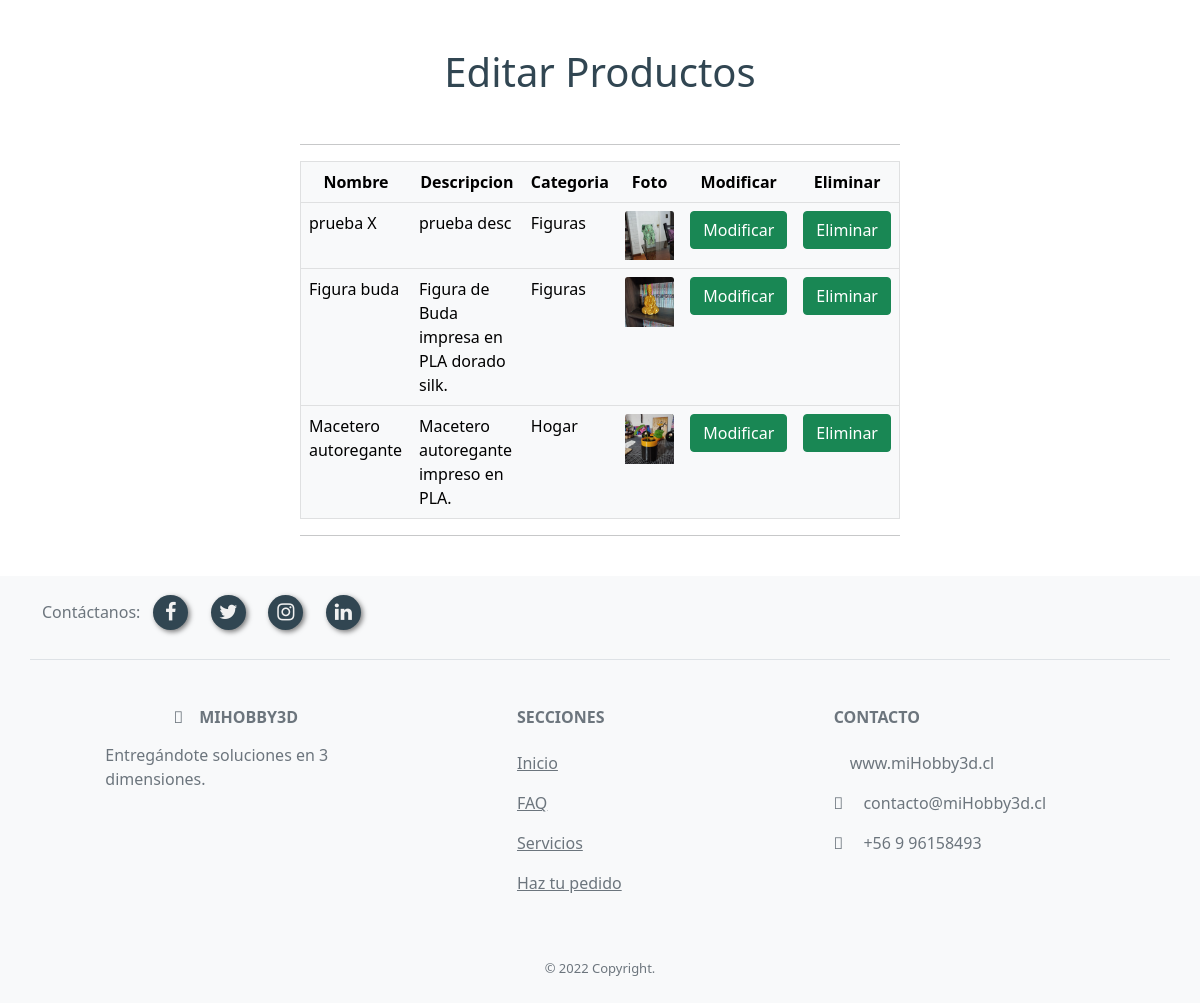
The page /lista_mod (signed in) on the database its author committed.
### homepage/models.py (models this page shows, shortened)
class Producto(models.Model):
    idProducto=models.IntegerField(primary_key=True, verbose_name='id de Producto')
    nombreProducto=models.CharField(max_length=50, verbose_name='nombre Producto')
    descripcionProducto=models.CharField(max_length=200, verbose_name='descripcion Producto')
    categoria=models.ForeignKey(CategoriaProducto, default=1, on_delete=models.CASCADE)
    imagenProducto=models.ImageField(upload_to='uploads', blank=True, verbose_name='Imagen Producto')

class CategoriaProducto(models.Model):
    idCategoria=models.IntegerField(primary_key=True, verbose_name='id de categoria')
    nombreCategoria=models.CharField(max_length=50, verbose_name='nombre categoria')
    def __str__(self):
        return self.nombreCategoria

### homepage/views.py (the view)
# urls.py: path('lista_mod', lista_mod ,name="lista_mod"),
def lista_mod(request):
    productos= Producto.objects.all()
    datos = {
        'productos': productos
    }
    return render(request, 'homepage/lista_mod.html', datos)

### homepage/templates/homepage/lista_mod.html (shortened to what this page needs)
{% load static %}
<!DOCTYPE html>
<html lang="en">
<head>
    <link href="https://cdn.jsdelivr.net/npm/bootstrap@5.1.3/dist/css/bootstrap.min.css" rel="stylesheet">
    <link rel="stylesheet" href="https://cdn.jsdelivr.net/npm/bootstrap-icons@1.3.0/font/bootstrap-icons.css" />
    <link rel="stylesheet" href="https://stackpath.bootstrapcdn.com/font-awesome/4.7.0/css/font-awesome.min.css">
    <link rel="stylesheet" href="{% static 'homepage/css/style.css' %}">
</head>
<body>
    {% load socialaccount %}
    {% if user.is_staff %}
        <div class=" my-5 titulo-main">
            <h1>Editar Productos</h1>
        </div>
        <div class="row mt-5 col-6 d-flex mx-auto align-items-center">
            <hr>
            <table class="table table-light" border="1">
                <tr>
                    <th class="text-center">Nombre</th>
                    <th class="text-center">Descripcion</th>
                    <th class="text-center">Categoria</th>
                    <th class="text-center">Foto</th>
                    <th class="text-center">Modificar</th>
                    <th class="text-center">Eliminar</th>
                </tr>
                {% for pr in productos%}
                <tr>
                    <td>{{pr.nombreProducto}}</td>
                    <td>{{pr.descripcionProducto}}</td>
                    <td>{{pr.categoria}}</td>
                    <td><img src="{{pr.imagenProducto.url}}" class="card-img-top img-fluid"></td>
                    <td><a href="{% url 'modificar_producto' pr.idProducto %}" class="btn btn-success">Modificar</a></td>
                    <td><a href="{% url 'eliminar_producto' pr.idProducto %}" class="btn btn-success">Eliminar</a></td>
                </tr>
                {% endfor %}
            </table>
            <hr>
        </div>
    {% else %}
    <div class=" my-5 titulo-main">
        <h1 class="my-5">Ud. no tiene permisos para entrar acá.</h1>
        <a href="/" class="btn btn-primary">Volver</a>
    </div>
    {% endif %}
    <footer class="text-center text-lg-start bg-light text-muted pt-4 mt-4">
        <div class="container d-flex border-bottom d-none d-lg-block">
            <span class="col-6">Contáctanos:</span>
            <div class="col-1">
                <div class="buttons">
                    <a href="#" class="fa fa-facebook"></a>
                    <a href="#" class="fa fa-twitter"></a>
                    <a href="https://www.instagram.com/mihobby3d.shop/" target="_blank" class="fa fa-instagram"></a>
                    <a href="#" class="fa fa-linkedin"></a>
                </div>
            </div>
        </div>
        <section class="">
            <div class="container text-center text-md-start mt-5">
                <div class="row mt-3">
                    <div class="col-md-3 col-lg-4 col-xl-3 mx-auto mb-4">
                        <h6 class="text-uppercase fw-bold mb-3 text-center">
                            <i class="fas fa-cube me-3"></i>miHobby3D
                        </h6>
                        <p>
                            Entregándote soluciones en 3 dimensiones.
                        </p>
                    </div>
                    <div class="col-md-2 col-lg-2 col-xl-2 mx-auto mb-4 d-none d-lg-block">
                        <h6 class="text-uppercase fw-bold mb-4">
                            Secciones
                        </h6>
                        <p>
                            <a href="/" class="text-reset">Inicio</a>
                        </p>
                        <p>
                            <a href="#faq" class="text-reset">FAQ</a>
                        </p>
                        <p>
                            <a href="#servicios" class="text-reset">Servicios</a>
                        </p>
                        <p>
                            <a href="#contacto" class="text-reset">Haz tu pedido</a>
                        </p>
                    </div>
                    <div class="col-md-4 col-lg-3 col-xl-3 mx-auto mb-md-0 mb-4">
                        <h6 class="text-uppercase fw-bold mb-4">
                            Contacto
                        </h6>
                        <p> www.miHobby3d.cl</p>
                        <p>
                            <i class="fas fa-envelope me-3"></i> contacto@miHobby3d.cl
                        </p>
                        <p><i class="fas fa-phone me-3"></i> +56 9 96158493</p>
                    </div>
                </div>
            </div>
        </section>
        <div class="text-center p-4 copyright">
            © 2022 Copyright.
        </div>
    </footer>
</body>
</html>

### homepage/static/homepage/css/style.css (style rules this page uses)
.titulo-main { text-align: center; }
.buttons { min-width: 230px; display: flex; justify-content: space-around; }
.buttons a { text-decoration: none; font-size: 20px; width: 35px; height: 35px; line-height: 35px; text-align: center; background: #314652; color: #f1f1f1; border-radius: 50%; box-shadow: 2px 2px 5px rgba(0, 0, 0, .5); transition: all .4s ease-in-out; position: relative; top: -29px; right: -100px; }
.titulo-main { color: #314652; font-weight: 600; }
.copyright { font-size: small; }

### rows shown on the page
Producto: nombreProducto "prueba X", descripcionProducto "prueba desc", categoria "Figuras", imagenProducto (picture)
Producto: nombreProducto "Figura buda", descripcionProducto "Figura de Buda impresa en PLA dorado silk.", categoria "Figuras", imagenProducto (picture)
Producto: nombreProducto "Macetero autoregante", descripcionProducto "Macetero autoregante impreso en PLA.", categoria "Hogar", imagenProducto (picture)
